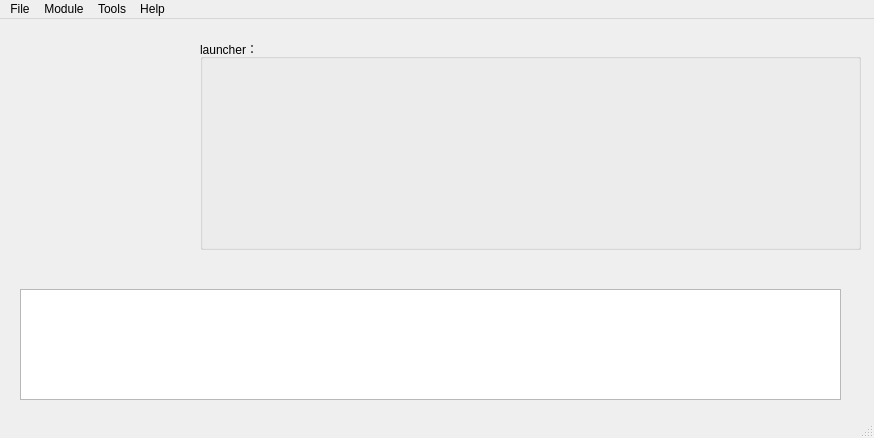
<?xml version="1.0" encoding="UTF-8"?>
<ui version="4.0">
 <class>MainWindow</class>
 <widget class="QMainWindow" name="MainWindow">
  <property name="geometry">
   <rect>
    <x>0</x>
    <y>0</y>
    <width>874</width>
    <height>438</height>
   </rect>
  </property>
  <property name="windowTitle">
   <string>MainWindow</string>
  </property>
  <widget class="QWidget" name="centralWidget">
   <widget class="QWidget" name="LeftWg" native="true">
    <property name="geometry">
     <rect>
      <x>9</x>
      <y>9</y>
      <width>171</width>
      <height>241</height>
     </rect>
    </property>
   </widget>
   <widget class="QGroupBox" name="LauncherBox">
    <property name="geometry">
     <rect>
      <x>200</x>
      <y>20</y>
      <width>661</width>
      <height>211</height>
     </rect>
    </property>
    <property name="title">
     <string>launcher： </string>
    </property>
   </widget>
   <widget class="QWidget" name="BottomWg" native="true">
    <property name="geometry">
     <rect>
      <x>10</x>
      <y>260</y>
      <width>851</width>
      <height>131</height>
     </rect>
    </property>
    <widget class="QListWidget" name="listWidget">
     <property name="geometry">
      <rect>
       <x>10</x>
       <y>10</y>
       <width>821</width>
       <height>111</height>
      </rect>
     </property>
    </widget>
   </widget>
  </widget>
  <widget class="QMenuBar" name="menuBar">
   <property name="geometry">
    <rect>
     <x>0</x>
     <y>0</y>
     <width>874</width>
     <height>26</height>
    </rect>
   </property>
   <widget class="QMenu" name="menuFile">
    <property name="title">
     <string>File</string>
    </property>
   </widget>
   <widget class="QMenu" name="menuModule">
    <property name="title">
     <string>Module</string>
    </property>
   </widget>
   <widget class="QMenu" name="menuHelp">
    <property name="title">
     <string>Help</string>
    </property>
   </widget>
   <widget class="QMenu" name="menuTools">
    <property name="title">
     <string>Tools</string>
    </property>
   </widget>
   <addaction name="menuFile"/>
   <addaction name="menuModule"/>
   <addaction name="menuTools"/>
   <addaction name="menuHelp"/>
  </widget>
  <widget class="QStatusBar" name="statusBar"/>
 </widget>
 <layoutdefault spacing="6" margin="11"/>
 <resources/>
 <connections/>
</ui>
